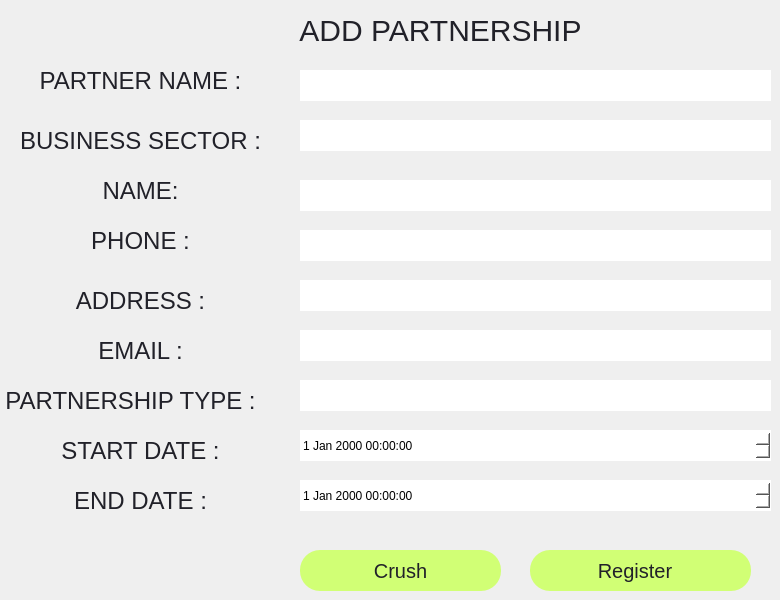
   <widget class="QWidget" name="page">
    <widget class="QLineEdit" name="lineEdit_8">
     <property name="geometry">
      <rect>
       <x>300</x>
       <y>70</y>
       <width>471</width>
       <height>31</height>
      </rect>
     </property>
     <property name="styleSheet">
      <string notr="true">QLineEdit {
    color: blue;  /* Change la couleur du texte en bleu */
    font-family: 'Sans-Serif';
    font-size: 20px;
    background-color: white;  /* Couleur de fond blanche */
    border-radius: 20px;
}
</string>
     </property>
    </widget>
    <widget class="QPushButton" name="pushButton_30">
     <property name="geometry">
      <rect>
       <x>530</x>
       <y>550</y>
       <width>221</width>
       <height>41</height>
      </rect>
     </property>
     <property name="toolTip">
      <string>&lt;html&gt;&lt;head/&gt;&lt;body&gt;&lt;p&gt;&lt;span style=&quot; color:#d1d938;&quot;&gt;employees&lt;/span&gt;&lt;/p&gt;&lt;/body&gt;&lt;/html&gt;</string>
     </property>
     <property name="styleSheet">
      <string notr="true">QPushButton{
color:rgb(33, 33, 41);
font-family: 'Sans-Serif';
 font-size: 20px;    
 background-color: rgb(209, 255, 117);;
border-radius:20px;
font-color:white;


}</string>
     </property>
     <property name="text">
      <string>Register  </string>
     </property>
    </widget>
    <widget class="QPushButton" name="pushButton_31">
     <property name="geometry">
      <rect>
       <x>300</x>
       <y>550</y>
       <width>201</width>
       <height>41</height>
      </rect>
     </property>
     <property name="toolTip">
      <string>&lt;html&gt;&lt;head/&gt;&lt;body&gt;&lt;p&gt;&lt;span style=&quot; color:#d1d938;&quot;&gt;employees&lt;/span&gt;&lt;/p&gt;&lt;/body&gt;&lt;/html&gt;</string>
     </property>
     <property name="styleSheet">
      <string notr="true">QPushButton{
color:rgb(33, 33, 41);
font-family: 'Sans-Serif';
 font-size: 20px;    
 background-color: rgb(209, 255, 117);;
border-radius:20px;
font-color:white;


}</string>
     </property>
     <property name="text">
      <string>Crush</string>
     </property>
    </widget>
    <widget class="QPushButton" name="pushButton_32">
     <property name="geometry">
      <rect>
       <x>0</x>
       <y>60</y>
       <width>281</width>
       <height>41</height>
      </rect>
     </property>
     <property name="toolTip">
      <string>&lt;html&gt;&lt;head/&gt;&lt;body&gt;&lt;p&gt;&lt;span style=&quot; color:#d1d938;&quot;&gt;employees&lt;/span&gt;&lt;/p&gt;&lt;/body&gt;&lt;/html&gt;</string>
     </property>
     <property name="styleSheet">
      <string notr="true">QPushButton{
color:rgb(33, 33, 41);
font-family: 'Sans-Serif';
 font-size: 24px;    
 background-color: transparent;
border-radius:20px;
font-color:white;


}</string>
     </property>
     <property name="text">
      <string>PARTNER NAME :</string>
     </property>
    </widget>
    <widget class="QPushButton" name="pushButton_33">
     <property name="geometry">
      <rect>
       <x>0</x>
       <y>120</y>
       <width>281</width>
       <height>41</height>
      </rect>
     </property>
     <property name="toolTip">
      <string>&lt;html&gt;&lt;head/&gt;&lt;body&gt;&lt;p&gt;&lt;span style=&quot; color:#d1d938;&quot;&gt;employees&lt;/span&gt;&lt;/p&gt;&lt;/body&gt;&lt;/html&gt;</string>
     </property>
     <property name="styleSheet">
      <string notr="true">QPushButton{
color:rgb(33, 33, 41);
font-family: 'Sans-Serif';
 font-size: 24px;    
 background-color: transparent;
border-radius:20px;
font-color:white;


}</string>
     </property>
     <property name="text">
      <string>BUSINESS SECTOR :</string>
     </property>
    </widget>
    <widget class="QDateTimeEdit" name="dateTimeEdit">
     <property name="geometry">
      <rect>
       <x>300</x>
       <y>430</y>
       <width>471</width>
       <height>31</height>
      </rect>
     </property>
     <property name="styleSheet">
      <string notr="true">background-color: rgb(255, 255, 255);
border: 1px solid transparent;  /* Makes the border transparent */
    background-color: white;  /* Optional: sets the background color */</string>
     </property>
    </widget>
    <widget class="QDateTimeEdit" name="dateTimeEdit_2">
     <property name="geometry">
      <rect>
       <x>300</x>
       <y>480</y>
       <width>471</width>
       <height>31</height>
      </rect>
     </property>
     <property name="styleSheet">
      <string notr="true">background-color: rgb(255, 255, 255);
border: 1px solid transparent;  /* Makes the border transparent */
  background-color: white;  /* Optional: sets the background color */</string>
     </property>
    </widget>
    <widget class="QPushButton" name="pushButton_51">
     <property name="geometry">
      <rect>
       <x>290</x>
       <y>10</y>
       <width>301</width>
       <height>41</height>
      </rect>
     </property>
     <property name="styleSheet">
      <string notr="true">QPushButton{
color:rgb(33, 33, 41);
font-family: 'Sans-Serif';
 font-size: 30px;    
	background-color: transparent;
border-radius:20px;
font-color:white;
}</string>
     </property>
     <property name="text">
      <string>ADD PARTNERSHIP</string>
     </property>
    </widget>
    <widget class="QPushButton" name="pushButton_34">
     <property name="geometry">
      <rect>
       <x>0</x>
       <y>170</y>
       <width>281</width>
       <height>41</height>
      </rect>
     </property>
     <property name="toolTip">
      <string>&lt;html&gt;&lt;head/&gt;&lt;body&gt;&lt;p&gt;&lt;span style=&quot; color:#d1d938;&quot;&gt;employees&lt;/span&gt;&lt;/p&gt;&lt;/body&gt;&lt;/html&gt;</string>
     </property>
     <property name="styleSheet">
      <string notr="true">QPushButton{
color:rgb(33, 33, 41);
font-family: 'Sans-Serif';
 font-size: 24px;    
 background-color: transparent;
border-radius:20px;
font-color:white;


}</string>
     </property>
     <property name="text">
      <string>NAME:</string>
     </property>
    </widget>
    <widget class="QPushButton" name="pushButton_35">
     <property name="geometry">
      <rect>
       <x>0</x>
       <y>220</y>
       <width>281</width>
       <height>41</height>
      </rect>
     </property>
     <property name="toolTip">
      <string>&lt;html&gt;&lt;head/&gt;&lt;body&gt;&lt;p&gt;&lt;span style=&quot; color:#d1d938;&quot;&gt;employees&lt;/span&gt;&lt;/p&gt;&lt;/body&gt;&lt;/html&gt;</string>
     </property>
     <property name="styleSheet">
      <string notr="true">QPushButton{
color:rgb(33, 33, 41);
font-family: 'Sans-Serif';
 font-size: 24px;    
 background-color: transparent;
border-radius:20px;
font-color:white;


}</string>
     </property>
     <property name="text">
      <string>PHONE :</string>
     </property>
    </widget>
    <widget class="QPushButton" name="pushButton_36">
     <property name="geometry">
      <rect>
       <x>0</x>
       <y>280</y>
       <width>281</width>
       <height>41</height>
      </rect>
     </property>
     <property name="toolTip">
      <string>&lt;html&gt;&lt;head/&gt;&lt;body&gt;&lt;p&gt;&lt;span style=&quot; color:#d1d938;&quot;&gt;employees&lt;/span&gt;&lt;/p&gt;&lt;/body&gt;&lt;/html&gt;</string>
     </property>
     <property name="styleSheet">
      <string notr="true">QPushButton{
color:rgb(33, 33, 41);
font-family: 'Sans-Serif';
 font-size: 24px;    
 background-color: transparent;
border-radius:20px;
font-color:white;


}</string>
     </property>
     <property name="text">
      <string>ADDRESS :</string>
     </property>
    </widget>
    <widget class="QPushButton" name="pushButton_37">
     <property name="geometry">
      <rect>
       <x>0</x>
       <y>330</y>
       <width>281</width>
       <height>41</height>
      </rect>
     </property>
     <property name="toolTip">
      <string>&lt;html&gt;&lt;head/&gt;&lt;body&gt;&lt;p&gt;&lt;span style=&quot; color:#d1d938;&quot;&gt;employees&lt;/span&gt;&lt;/p&gt;&lt;/body&gt;&lt;/html&gt;</string>
     </property>
     <property name="styleSheet">
      <string notr="true">QPushButton{
color:rgb(33, 33, 41);
font-family: 'Sans-Serif';
 font-size: 24px;    
 background-color: transparent;
border-radius:20px;
font-color:white;


}</string>
     </property>
     <property name="text">
      <string>EMAIL :</string>
     </property>
    </widget>
    <widget class="QPushButton" name="pushButton_52">
     <property name="geometry">
      <rect>
       <x>-10</x>
       <y>380</y>
       <width>281</width>
       <height>41</height>
      </rect>
     </property>
     <property name="toolTip">
      <string>&lt;html&gt;&lt;head/&gt;&lt;body&gt;&lt;p&gt;&lt;span style=&quot; color:#d1d938;&quot;&gt;employees&lt;/span&gt;&lt;/p&gt;&lt;/body&gt;&lt;/html&gt;</string>
     </property>
     <property name="styleSheet">
      <string notr="true">QPushButton{
color:rgb(33, 33, 41);
font-family: 'Sans-Serif';
 font-size: 24px;    
 background-color: transparent;
border-radius:20px;
font-color:white;


}</string>
     </property>
     <property name="text">
      <string>PARTNERSHIP TYPE :</string>
     </property>
    </widget>
    <widget class="QPushButton" name="pushButton_53">
     <property name="geometry">
      <rect>
       <x>0</x>
       <y>430</y>
       <width>281</width>
       <height>41</height>
      </rect>
     </property>
     <property name="toolTip">
      <string>&lt;html&gt;&lt;head/&gt;&lt;body&gt;&lt;p&gt;&lt;span style=&quot; color:#d1d938;&quot;&gt;employees&lt;/span&gt;&lt;/p&gt;&lt;/body&gt;&lt;/html&gt;</string>
     </property>
     <property name="styleSheet">
      <string notr="true">QPushButton{
color:rgb(33, 33, 41);
font-family: 'Sans-Serif';
 font-size: 24px;    
 background-color: transparent;
border-radius:20px;
font-color:white;


}</string>
     </property>
     <property name="text">
      <string>START DATE :</string>
     </property>
    </widget>
    <widget class="QPushButton" name="pushButton_54">
     <property name="geometry">
      <rect>
       <x>0</x>
       <y>480</y>
       <width>281</width>
       <height>41</height>
      </rect>
     </property>
     <property name="toolTip">
      <string>&lt;html&gt;&lt;head/&gt;&lt;body&gt;&lt;p&gt;&lt;span style=&quot; color:#d1d938;&quot;&gt;employees&lt;/span&gt;&lt;/p&gt;&lt;/body&gt;&lt;/html&gt;</string>
     </property>
     <property name="styleSheet">
      <string notr="true">QPushButton{
color:rgb(33, 33, 41);
font-family: 'Sans-Serif';
 font-size: 24px;    
 background-color: transparent;
border-radius:20px;
font-color:white;


}</string>
     </property>
     <property name="text">
      <string>END DATE :</string>
     </property>
    </widget>
    <widget class="QLineEdit" name="lineEdit_9">
     <property name="geometry">
      <rect>
       <x>300</x>
       <y>120</y>
       <width>471</width>
       <height>31</height>
      </rect>
     </property>
     <property name="styleSheet">
      <string notr="true">QLineEdit {
    color: blue;  /* Change la couleur du texte en bleu */
    font-family: 'Sans-Serif';
    font-size: 20px;
    background-color: white;  /* Couleur de fond blanche */
    border-radius: 20px;
}
</string>
     </property>
    </widget>
    <widget class="QLineEdit" name="lineEdit_10">
     <property name="geometry">
      <rect>
       <x>300</x>
       <y>180</y>
       <width>471</width>
       <height>31</height>
      </rect>
     </property>
     <property name="styleSheet">
      <string notr="true">QLineEdit {
    color: blue;  /* Change la couleur du texte en bleu */
    font-family: 'Sans-Serif';
    font-size: 20px;
    background-color: white;  /* Couleur de fond blanche */
    border-radius: 20px;
}
</string>
     </property>
    </widget>
    <widget class="QLineEdit" name="lineEdit_12">
     <property name="geometry">
      <rect>
       <x>300</x>
       <y>230</y>
       <width>471</width>
       <height>31</height>
      </rect>
     </property>
     <property name="styleSheet">
      <string notr="true">QLineEdit {
    color: blue;  /* Change la couleur du texte en bleu */
    font-family: 'Sans-Serif';
    font-size: 20px;
    background-color: white;  /* Couleur de fond blanche */
    border-radius: 20px;
}
</string>
     </property>
    </widget>
    <widget class="QLineEdit" name="lineEdit_16">
     <property name="geometry">
      <rect>
       <x>300</x>
       <y>380</y>
       <width>471</width>
       <height>31</height>
      </rect>
     </property>
     <property name="styleSheet">
      <string notr="true">QLineEdit {
    color: blue;  /* Change la couleur du texte en bleu */
    font-family: 'Sans-Serif';
    font-size: 20px;
    background-color: white;  /* Couleur de fond blanche */
    border-radius: 20px;
}
</string>
     </property>
    </widget>
    <widget class="QLineEdit" name="lineEdit_17">
     <property name="geometry">
      <rect>
       <x>300</x>
       <y>280</y>
       <width>471</width>
       <height>31</height>
      </rect>
     </property>
     <property name="styleSheet">
      <string notr="true">QLineEdit {
    color: blue;  /* Change la couleur du texte en bleu */
    font-family: 'Sans-Serif';
    font-size: 20px;
    background-color: white;  /* Couleur de fond blanche */
    border-radius: 20px;
}
</string>
     </property>
    </widget>
    <widget class="QLineEdit" name="lineEdit_18">
     <property name="geometry">
      <rect>
       <x>300</x>
       <y>330</y>
       <width>471</width>
       <height>31</height>
      </rect>
     </property>
     <property name="styleSheet">
      <string notr="true">QLineEdit {
    color: blue;  /* Change la couleur du texte en bleu */
    font-family: 'Sans-Serif';
    font-size: 20px;
    background-color: white;  /* Couleur de fond blanche */
    border-radius: 20px;
}
</string>
     </property>
    </widget>
   </widget>
